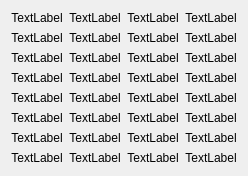
              <widget class="QWidget" name="tab_19">
               <attribute name="title">
                <string>Num Display 1</string>
               </attribute>
               <layout class="QGridLayout" name="gridLayout_16">
                <item row="6" column="0">
                 <widget class="QLabel" name="numDisplay_25">
                  <property name="text">
                   <string>TextLabel</string>
                  </property>
                  <property name="alignment">
                   <set>Qt::AlignCenter</set>
                  </property>
                 </widget>
                </item>
                <item row="3" column="1">
                 <widget class="QLabel" name="numDisplay_14">
                  <property name="text">
                   <string>TextLabel</string>
                  </property>
                  <property name="alignment">
                   <set>Qt::AlignCenter</set>
                  </property>
                 </widget>
                </item>
                <item row="4" column="3">
                 <widget class="QLabel" name="numDisplay_20">
                  <property name="text">
                   <string>TextLabel</string>
                  </property>
                  <property name="alignment">
                   <set>Qt::AlignCenter</set>
                  </property>
                 </widget>
                </item>
                <item row="0" column="1">
                 <widget class="QLabel" name="numDisplay_2">
                  <property name="text">
                   <string>TextLabel</string>
                  </property>
                  <property name="alignment">
                   <set>Qt::AlignCenter</set>
                  </property>
                 </widget>
                </item>
                <item row="1" column="3">
                 <widget class="QLabel" name="numDisplay_8">
                  <property name="text">
                   <string>TextLabel</string>
                  </property>
                  <property name="alignment">
                   <set>Qt::AlignCenter</set>
                  </property>
                 </widget>
                </item>
                <item row="2" column="0">
                 <widget class="QLabel" name="numDisplay_9">
                  <property name="text">
                   <string>TextLabel</string>
                  </property>
                  <property name="alignment">
                   <set>Qt::AlignCenter</set>
                  </property>
                 </widget>
                </item>
                <item row="2" column="1">
                 <widget class="QLabel" name="numDisplay_10">
                  <property name="text">
                   <string>TextLabel</string>
                  </property>
                  <property name="alignment">
                   <set>Qt::AlignCenter</set>
                  </property>
                 </widget>
                </item>
                <item row="3" column="2">
                 <widget class="QLabel" name="numDisplay_15">
                  <property name="text">
                   <string>TextLabel</string>
                  </property>
                  <property name="alignment">
                   <set>Qt::AlignCenter</set>
                  </property>
                 </widget>
                </item>
                <item row="1" column="2">
                 <widget class="QLabel" name="numDisplay_7">
                  <property name="text">
                   <string>TextLabel</string>
                  </property>
                  <property name="alignment">
                   <set>Qt::AlignCenter</set>
                  </property>
                 </widget>
                </item>
                <item row="5" column="1">
                 <widget class="QLabel" name="numDisplay_22">
                  <property name="text">
                   <string>TextLabel</string>
                  </property>
                  <property name="alignment">
                   <set>Qt::AlignCenter</set>
                  </property>
                 </widget>
                </item>
                <item row="0" column="3">
                 <widget class="QLabel" name="numDisplay_4">
                  <property name="text">
                   <string>TextLabel</string>
                  </property>
                  <property name="alignment">
                   <set>Qt::AlignCenter</set>
                  </property>
                 </widget>
                </item>
                <item row="3" column="3">
                 <widget class="QLabel" name="numDisplay_16">
                  <property name="text">
                   <string>TextLabel</string>
                  </property>
                  <property name="alignment">
                   <set>Qt::AlignCenter</set>
                  </property>
                 </widget>
                </item>
                <item row="6" column="3">
                 <widget class="QLabel" name="numDisplay_28">
                  <property name="text">
                   <string>TextLabel</string>
                  </property>
                  <property name="alignment">
                   <set>Qt::AlignCenter</set>
                  </property>
                 </widget>
                </item>
                <item row="2" column="2">
                 <widget class="QLabel" name="numDisplay_11">
                  <property name="text">
                   <string>TextLabel</string>
                  </property>
                  <property name="alignment">
                   <set>Qt::AlignCenter</set>
                  </property>
                 </widget>
                </item>
                <item row="0" column="2">
                 <widget class="QLabel" name="numDisplay_3">
                  <property name="text">
                   <string>TextLabel</string>
                  </property>
                  <property name="alignment">
                   <set>Qt::AlignCenter</set>
                  </property>
                 </widget>
                </item>
                <item row="4" column="0">
                 <widget class="QLabel" name="numDisplay_17">
                  <property name="text">
                   <string>TextLabel</string>
                  </property>
                  <property name="alignment">
                   <set>Qt::AlignCenter</set>
                  </property>
                 </widget>
                </item>
                <item row="6" column="1">
                 <widget class="QLabel" name="numDisplay_26">
                  <property name="text">
                   <string>TextLabel</string>
                  </property>
                  <property name="alignment">
                   <set>Qt::AlignCenter</set>
                  </property>
                 </widget>
                </item>
                <item row="4" column="2">
                 <widget class="QLabel" name="numDisplay_19">
                  <property name="text">
                   <string>TextLabel</string>
                  </property>
                  <property name="alignment">
                   <set>Qt::AlignCenter</set>
                  </property>
                 </widget>
                </item>
                <item row="4" column="1">
                 <widget class="QLabel" name="numDisplay_18">
                  <property name="text">
                   <string>TextLabel</string>
                  </property>
                  <property name="alignment">
                   <set>Qt::AlignCenter</set>
                  </property>
                 </widget>
                </item>
                <item row="3" column="0">
                 <widget class="QLabel" name="numDisplay_13">
                  <property name="text">
                   <string>TextLabel</string>
                  </property>
                  <property name="alignment">
                   <set>Qt::AlignCenter</set>
                  </property>
                 </widget>
                </item>
                <item row="0" column="0">
                 <widget class="QLabel" name="numDisplay_1">
                  <property name="text">
                   <string>TextLabel</string>
                  </property>
                  <property name="alignment">
                   <set>Qt::AlignCenter</set>
                  </property>
                 </widget>
                </item>
                <item row="5" column="0">
                 <widget class="QLabel" name="numDisplay_21">
                  <property name="text">
                   <string>TextLabel</string>
                  </property>
                  <property name="alignment">
                   <set>Qt::AlignCenter</set>
                  </property>
                 </widget>
                </item>
                <item row="2" column="3">
                 <widget class="QLabel" name="numDisplay_12">
                  <property name="text">
                   <string>TextLabel</string>
                  </property>
                  <property name="alignment">
                   <set>Qt::AlignCenter</set>
                  </property>
                 </widget>
                </item>
                <item row="1" column="1">
                 <widget class="QLabel" name="numDisplay_6">
                  <property name="text">
                   <string>TextLabel</string>
                  </property>
                  <property name="alignment">
                   <set>Qt::AlignCenter</set>
                  </property>
                 </widget>
                </item>
                <item row="6" column="2">
                 <widget class="QLabel" name="numDisplay_27">
                  <property name="text">
                   <string>TextLabel</string>
                  </property>
                  <property name="alignment">
                   <set>Qt::AlignCenter</set>
                  </property>
                 </widget>
                </item>
                <item row="5" column="3">
                 <widget class="QLabel" name="numDisplay_24">
                  <property name="text">
                   <string>TextLabel</string>
                  </property>
                  <property name="alignment">
                   <set>Qt::AlignCenter</set>
                  </property>
                 </widget>
                </item>
                <item row="1" column="0">
                 <widget class="QLabel" name="numDisplay_5">
                  <property name="text">
                   <string>TextLabel</string>
                  </property>
                  <property name="alignment">
                   <set>Qt::AlignCenter</set>
                  </property>
                 </widget>
                </item>
                <item row="5" column="2">
                 <widget class="QLabel" name="numDisplay_23">
                  <property name="text">
                   <string>TextLabel</string>
                  </property>
                  <property name="alignment">
                   <set>Qt::AlignCenter</set>
                  </property>
                 </widget>
                </item>
                <item row="7" column="0">
                 <widget class="QLabel" name="numDisplay_29">
                  <property name="text">
                   <string>TextLabel</string>
                  </property>
                  <property name="alignment">
                   <set>Qt::AlignCenter</set>
                  </property>
                 </widget>
                </item>
                <item row="7" column="1">
                 <widget class="QLabel" name="numDisplay_30">
                  <property name="text">
                   <string>TextLabel</string>
                  </property>
                  <property name="alignment">
                   <set>Qt::AlignCenter</set>
                  </property>
                 </widget>
                </item>
                <item row="7" column="2">
                 <widget class="QLabel" name="numDisplay_31">
                  <property name="text">
                   <string>TextLabel</string>
                  </property>
                  <property name="alignment">
                   <set>Qt::AlignCenter</set>
                  </property>
                 </widget>
                </item>
                <item row="7" column="3">
                 <widget class="QLabel" name="numDisplay_32">
                  <property name="text">
                   <string>TextLabel</string>
                  </property>
                  <property name="alignment">
                   <set>Qt::AlignCenter</set>
                  </property>
                 </widget>
                </item>
               </layout>
              </widget>
